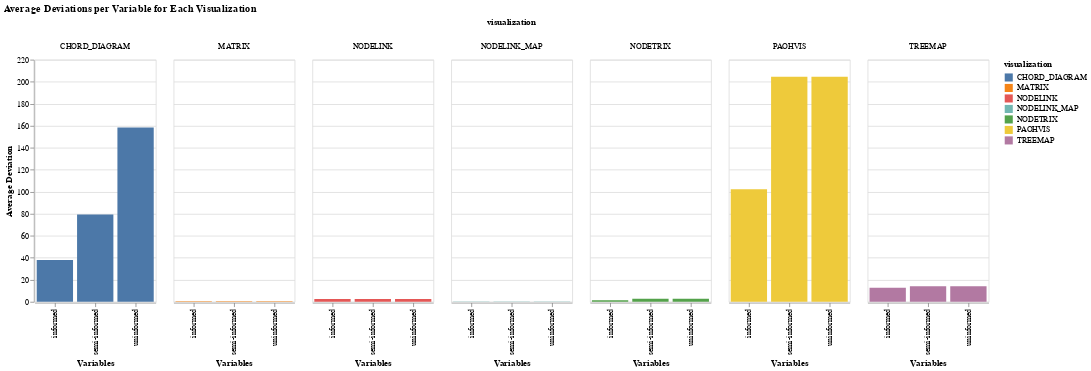

Write notebook code for a chart like this one.
### Code cell
# Prepare data for plotting
x_labels = ["Informed", "Semi-Informed", "Uninformed"]
plot_data = []

for i, vis in enumerate(visualizations):
    for j, var in enumerate(evaluations):
        plot_data.append({
            'variable': var,
            'deviation': avg_deviation[vis][var],
            'visualization': vis
        })

# Convert to DataFrame
df = pd.DataFrame(plot_data)

# Create the Altair chart
chart = alt.Chart(df).mark_bar().encode(
    x=alt.X('variable:N', axis=alt.Axis(title='Variables')),
    y=alt.Y('deviation:Q', axis=alt.Axis(title='Average Deviation')),
    color='visualization:N',
    column='visualization:N',
    tooltip=['variable:N', 'deviation:Q', 'visualization:N']
).properties(
    title='Average Deviations per Variable for Each Visualization',
    width=150,
    height=300
)

# Configure chart appearance
chart.configure_view(
    stroke='transparent'
).configure_axis(
    labelFontSize=12,
    titleFontSize=14
).configure_title(
    fontSize=16,
    anchor='middle'
)

# Display the chart
chart.show()

### Figure 1 — Vega-Lite specification as saved in the notebook (floating-point values rounded to 4 significant figures)
{"config": {"view": {"continuousWidth": 300, "continuousHeight": 300}}, "data": {"name": "data-7c83b8ce5556e69222b8a01696c25931"}, "mark": {"type": "bar"}, "encoding": {"color": {"field": "visualization", "type": "nominal"}, "column": {"field": "visualization", "type": "nominal"}, "tooltip": [{"field": "variable", "type": "nominal"}, {"field": "deviation", "type": "quantitative"}, {"field": "visualization", "type": "nominal"}], "x": {"axis": {"title": "Variables"}, "field": "variable", "type": "nominal"}, "y": {"axis": {"title": "Average Deviation"}, "field": "deviation", "type": "quantitative"}}, "height": 300, "title": "Average Deviations per Variable for Each Visualization", "width": 150, "$schema": "https://vega.github.io/schema/vega-lite/v5.20.1.json", "datasets": {"data-7c83b8ce5556e69222b8a01696c25931": [{"variable": "informed", "deviation": 12.7, "visualization": "TREEMAP"}, {"variable": "semi-informed", "deviation": 14.13, "visualization": "TREEMAP"}, {"variable": "uninformed", "deviation": 14.13, "visualization": "TREEMAP"}, {"variable": "informed", "deviation": 102.4, "visualization": "PAOHVIS"}, {"variable": "semi-informed", "deviation": 204.5, "visualization": "PAOHVIS"}, {"variable": "uninformed", "deviation": 204.5, "visualization": "PAOHVIS"}, {"variable": "informed", "deviation": 38.0, "visualization": "CHORD_DIAGRAM"}, {"variable": "semi-informed", "deviation": 79.34, "visualization": "CHORD_DIAGRAM"}, {"variable": "uninformed", "deviation": 158.5, "visualization": "CHORD_DIAGRAM"}, {"variable": "informed", "deviation": 2.5, "visualization": "NODELINK"}, {"variable": "semi-informed", "deviation": 2.5, "visualization": "NODELINK"}, {"variable": "uninformed", "deviation": 2.5, "visualization": "NODELINK"}, {"variable": "informed", "deviation": 1.533, "visualization": "NODETRIX"}, {"variable": "semi-informed", "deviation": 2.775, "visualization": "NODETRIX"}, {"variable": "uninformed", "deviation": 2.775, "visualization": "NODETRIX"}, {"variable": "informed", "deviation": 0.4252, "visualization": "MATRIX"}, {"variable": "semi-informed", "deviation": 0.4252, "visualization": "MATRIX"}, {"variable": "uninformed", "deviation": 0.4224, "visualization": "MATRIX"}, {"variable": "informed", "deviation": 0.375, "visualization": "NODELINK_MAP"}, {"variable": "semi-informed", "deviation": 0.4016, "visualization": "NODELINK_MAP"}, {"variable": "uninformed", "deviation": 0.375, "visualization": "NODELINK_MAP"}]}}
